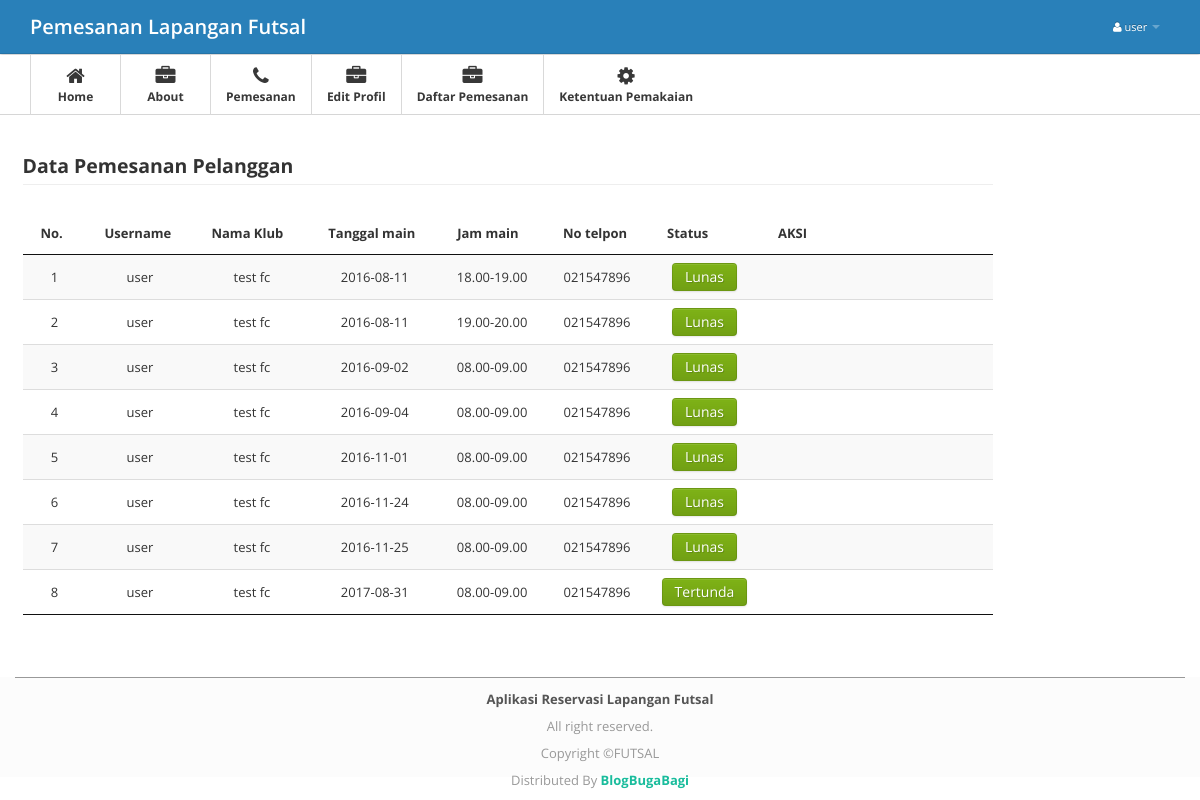
The app's page /index.php?modul=pesandetail (signed in) with its own data.
### tables this page shows
CREATE TABLE IF NOT EXISTS `pemesanan` (
  `id_pemesanan` int(11) NOT NULL AUTO_INCREMENT,
  `id_admin` int(11) NOT NULL,
  `id_pelanggan` int(11) NOT NULL,
  `id_harga` int(11) NOT NULL,
  `id_jadwal` int(11) NOT NULL,
  `username` varchar(20) NOT NULL,
  `nama_klub` varchar(35) NOT NULL,
  `alamat` text NOT NULL,
  `no_telpon` char(12) NOT NULL,
  `tanggal` date NOT NULL,
  `jam` varchar(100) NOT NULL,
  `harga` char(10) NOT NULL,
  `dp` char(10) NOT NULL,
  `sisa` char(10) NOT NULL,
  `status` varchar(10) NOT NULL,
  PRIMARY KEY (`id_pemesanan`)
);

CREATE TABLE IF NOT EXISTS `profil` (
  `id_profil` int(11) NOT NULL AUTO_INCREMENT,
  `namafutsal` varchar(35) NOT NULL,
  `alamat` text NOT NULL,
  `kodepos` varchar(5) NOT NULL,
  `fax` char(20) NOT NULL,
  `no_hp` char(12) NOT NULL,
  PRIMARY KEY (`id_profil`)
);

### db/config.php (called while the page is built, shortened)
<?php
$host = 'localhost';
$user = 'root';
$password = '';
$db = 'futsal';
$koneksi = mysqli_connect($host, $user, $password, $db);
$zz = mysqli_fetch_array(mysqli_query($koneksi, "Select * from profil where id_profil='1'"));
$namaprofil = $zz['namafutsal'];

### modul/pesandetail.php (the view, shortened to what this page needs)
<div class="main">
    <div class="main-inner">
        <div class="container">
          <div class="row">
                     <div class="span10">
                            <legend><b>Data Pemesanan Pelanggan</b></legend>
                              <table id="pesan" class="display">
                              <thead>
                              <tr>
                              <th>No.</th>
                              <th>Username</th>
                              <th>Nama Klub</th>
                              <th>Tanggal main</th>
                              <th>Jam main</th>
                              <th>No telpon</th>
                              <th>Status</th>
                              <th width="197px">AKSI</th></tr>
                              </thead>
                              <tbody>
                              <?php
                  $sql=mysql_query("SELECT * FROM pemesanan WHERE username='$_SESSION[usernamepengunjung]' order by tanggal ASC");
                              while($cc=mysql_fetch_array($sql)){
                                $no++;
                               ?>
                            <tr>
                              <td align="center"><?php echo $no;  ?></td>
                              <td align="center"><?php echo $cc['username']; ?></td>
                              <td align="center"><?php echo $cc['nama_klub']; ?></td>
                              <td align="center"><?php echo $cc['tanggal']; ?></td>
                              <td align="center"><?php echo $cc['jam']; ?></td>
                              <td align="center"><?php echo $cc['no_telpon']; ?></td>
                              <td align="center">
                              	<?php
                              if(($cc[status]==Pending)){?>
                              <span class="btn btn-warning btn-sm"><?php echo $cc['status']; ?></span>
                              <?php
                              }elseif(($cc[status]==Lunas)){
                              	?>
                              <span class="btn btn-success btn-sm"><?php echo $cc['status']; ?></span>
                              <?php
                              }
                              elseif(($cc[status]==Tertunda)){
                                ?>
                              <span class="btn btn-success btn-sm" rel="popover" id='el3' data-content="silahkan tunggu kurang lebih 10-15 menit sampai admin menkonfirmasi pesanan anda" title="info"><?php echo $cc['status']; ?></span>
                              <?php
                              }
                              ?>
                              </td>
                              <td>
                              </td></tr>
                              <?php } ?>
                              </tbody>
                              </table>
            </div>
        </div>
    </div>
</div>
</div>

### index.php (shortened to what this page needs)
<?php
include("db/config.php");
?>
<!DOCTYPE html>
<html lang="en">
<head>
  <link href="ckeditor/content.css" rel="stylesheet" type="text/css" />
  <link href="css/bootstrap.css" rel="stylesheet">
  <link href="css/bootstrap.min.css" rel="stylesheet">
  <link href="css/bootstrap-responsive.min.css" rel="stylesheet">
  <link href="css/font-awesome.css" rel="stylesheet">
  <link href="css/style.css" rel="stylesheet">
  <link href="css/pages/dashboard.css" rel="stylesheet">
  <link rel="stylesheet" type="text/css" href="plug/BeatPicker.min.css">
  <link rel="stylesheet" href="media/css/jquery.dataTables.css" type="text/css" />
</head>
<body>
  <div class="navbar navbar-fixed-top">
    <div class="navbar-inner">
      <div class="container"><span class="icon-bar"></span><span class="icon-bar"></span><span class="icon-bar"></span> </a><a class="brand" href="index.php">
          <?php if (empty($_SESSION['namapengunjung'])) {
            echo "$namaprofil";
          } else {
            echo "Pemesanan Lapangan Futsal";
          }
          ?></a>
        <div class="nav-collapse">
          <?php if (empty($_SESSION['namapengunjung'])) {
            echo "";
          } else { ?>
            <ul class="nav pull-right">
              <li class="dropdown"><a href="#" class="dropdown-toggle" data-toggle="dropdown"><i class="icon-user"></i> <?php echo $_SESSION['namapengunjung']; ?> <b class="caret"></b></a>
              </li>
            </ul>
          <?php } ?>
        </div>
      </div>
    </div>
  </div>
  <div class="subnavbar">
    <div class="subnavbar-inner">
      <div class="container">
        <?php include('menu.php'); ?>
      </div>
    </div>
  </div>
  <div class="main">
    <div class="main-inner">
      <div class="container">
        <div class="row">
          <?php
          if (!empty($_GET['modul'])) {
            if (file_exists("modul/$_GET[modul].php")) {
              include("modul/$_GET[modul].php");
            } else {
              echo "<h2>Error !<br/>Halaman Tidak Di Temukan !</h2>";
            }
          } ?>
        </div>
      </div>
    </div>
  </div>
  <br />
  <br />
  <br />
  <br />
  <br />
  <footer class="application-footer">
    <div class="container">
      <p><b>Aplikasi Reservasi Lapangan Futsal</b></p>
      <div class="disclaimer">
        <div class="disclaimer">
          <p>All right reserved.</p>
          <p>Copyright ©<?php echo "$namaprofil"; ?></p>
          <p>Distributed By <a href="http://blogbugabagi.blogspot.com" target="_blank" rel="noopener noreferrer"><b>BlogBugaBagi</b></a></p>
        </div>
      </div>
  </footer>
</body>
</html>

### css/style.css (style rules this page uses)
.application-footer { background-color: #fcfcfc; z-index: 900; height: 100px; margin-top: -100px; clear: both; position: relative; }
.application-footer .container { padding-top: 10px; color: #555555; text-align: center; border-top: 1px solid #999999; }
.application-footer .container p { margin: 0 0 5px; }
.disclaimer { text-align: center; font-size: 11px; color: #999999; }
body { background: #FFFFFF; font: 13px/1.7em 'Open Sans'; }
p { font: 13px/1.7em 'Open Sans'; }
.navbar .container { position: relative; }
.navbar-inner { padding: 7px 0; background: #2980b9; -moz-border-radius: 0; -webkit-border-radius: 0; border-radius: 0; }
.navbar-fixed-top { position: static; }
.navbar .nav a { font-size: 11px; }
.navbar .nav>li>a { color:#fff !important; }
.navbar .brand { font-weight: 600; position: relative; top: 2px; }
.subnavbar { margin-bottom: 2.5em; }
.subnavbar-inner { height: 60px; background: #fff; border-bottom: 1px solid #d6d6d6; }
.main { padding-bottom: 2em; border-bottom: 0px solid #000; }

### records on screen
pemesanan: username "user", nama_klub "test fc", tanggal "2016-08-11", jam "18.00-19.00", no_telpon "021547896", status "Lunas"
pemesanan: username "user", nama_klub "test fc", tanggal "2016-08-11", jam "19.00-20.00", no_telpon "021547896", status "Lunas"
pemesanan: username "user", nama_klub "test fc", tanggal "2016-09-02", jam "08.00-09.00", no_telpon "021547896", status "Lunas"
pemesanan: username "user", nama_klub "test fc", tanggal "2016-09-04", jam "08.00-09.00", no_telpon "021547896", status "Lunas"
pemesanan: username "user", nama_klub "test fc", tanggal "2016-11-01", jam "08.00-09.00", no_telpon "021547896", status "Lunas"
pemesanan: username "user", nama_klub "test fc", tanggal "2016-11-24", jam "08.00-09.00", no_telpon "021547896", status "Lunas"
pemesanan: username "user", nama_klub "test fc", tanggal "2016-11-25", jam "08.00-09.00", no_telpon "021547896", status "Lunas"
pemesanan: username "user", nama_klub "test fc", tanggal "2017-08-31", jam "08.00-09.00", no_telpon "021547896", status "Tertunda"
profil: namafutsal "FUTSAL"

### other values on screen
$_SESSION['namapengunjung'] "user"
